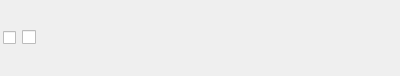
<?xml version="1.0" encoding="UTF-8"?>
<ui version="4.0">
 <class>cg3::viewer::DrawableObjectDrawListManager</class>
 <widget class="QFrame" name="cg3::viewer::DrawableObjectDrawListManager">
  <property name="geometry">
   <rect>
    <x>0</x>
    <y>0</y>
    <width>400</width>
    <height>76</height>
   </rect>
  </property>
  <property name="windowTitle">
   <string>Frame</string>
  </property>
  <layout class="QVBoxLayout" name="verticalLayout">
   <property name="spacing">
    <number>3</number>
   </property>
   <property name="leftMargin">
    <number>3</number>
   </property>
   <property name="topMargin">
    <number>0</number>
   </property>
   <property name="rightMargin">
    <number>0</number>
   </property>
   <property name="bottomMargin">
    <number>0</number>
   </property>
   <item>
    <widget class="QFrame" name="frame">
     <property name="frameShape">
      <enum>QFrame::NoFrame</enum>
     </property>
     <property name="frameShadow">
      <enum>QFrame::Plain</enum>
     </property>
     <layout class="QHBoxLayout" name="horizontalLayout">
      <property name="spacing">
       <number>0</number>
      </property>
      <property name="leftMargin">
       <number>0</number>
      </property>
      <property name="topMargin">
       <number>0</number>
      </property>
      <property name="rightMargin">
       <number>0</number>
      </property>
      <property name="bottomMargin">
       <number>0</number>
      </property>
      <item>
       <widget class="QCheckBox" name="subFrameCheckBox">
        <property name="enabled">
         <bool>true</bool>
        </property>
        <property name="sizePolicy">
         <sizepolicy hsizetype="Fixed" vsizetype="Fixed">
          <horstretch>0</horstretch>
          <verstretch>0</verstretch>
         </sizepolicy>
        </property>
        <property name="styleSheet">
         <string notr="true">QCheckBox::indicator {
    width: 13px;
    height: 13px;
}

QCheckBox::indicator:unchecked {
    image: url(:/triangle_closed.png);
}

QCheckBox::indicator:checked {
    image: url(:/triangle_opened.png)
}</string>
        </property>
        <property name="text">
         <string/>
        </property>
        <property name="checked">
         <bool>false</bool>
        </property>
       </widget>
      </item>
      <item>
       <widget class="QCheckBox" name="checkBox">
        <property name="sizePolicy">
         <sizepolicy hsizetype="Maximum" vsizetype="Fixed">
          <horstretch>0</horstretch>
          <verstretch>0</verstretch>
         </sizepolicy>
        </property>
        <property name="text">
         <string/>
        </property>
       </widget>
      </item>
      <item>
       <widget class="QClickableLabel" name="objectName">
        <property name="text">
         <string/>
        </property>
       </widget>
      </item>
      <item>
       <widget class="QClickableLabel" name="objectType">
        <property name="sizePolicy">
         <sizepolicy hsizetype="Maximum" vsizetype="Preferred">
          <horstretch>0</horstretch>
          <verstretch>0</verstretch>
         </sizepolicy>
        </property>
        <property name="text">
         <string/>
        </property>
       </widget>
      </item>
      <item>
       <widget class="QPushButton" name="closePushButton">
        <property name="sizePolicy">
         <sizepolicy hsizetype="Maximum" vsizetype="Fixed">
          <horstretch>0</horstretch>
          <verstretch>0</verstretch>
         </sizepolicy>
        </property>
        <property name="text">
         <string/>
        </property>
        <property name="icon">
         <iconset resource="icons/icons.qrc">
          <normaloff>:/close.png</normaloff>:/close.png</iconset>
        </property>
        <property name="flat">
         <bool>true</bool>
        </property>
       </widget>
      </item>
     </layout>
    </widget>
   </item>
  </layout>
 </widget>
 <customwidgets>
  <customwidget>
   <class>QClickableLabel</class>
   <extends>QLabel</extends>
   <header>cg3/viewer/widgets/qclickablelabel.h</header>
  </customwidget>
 </customwidgets>
 <resources>
  <include location="icons/icons.qrc"/>
 </resources>
 <connections/>
</ui>
